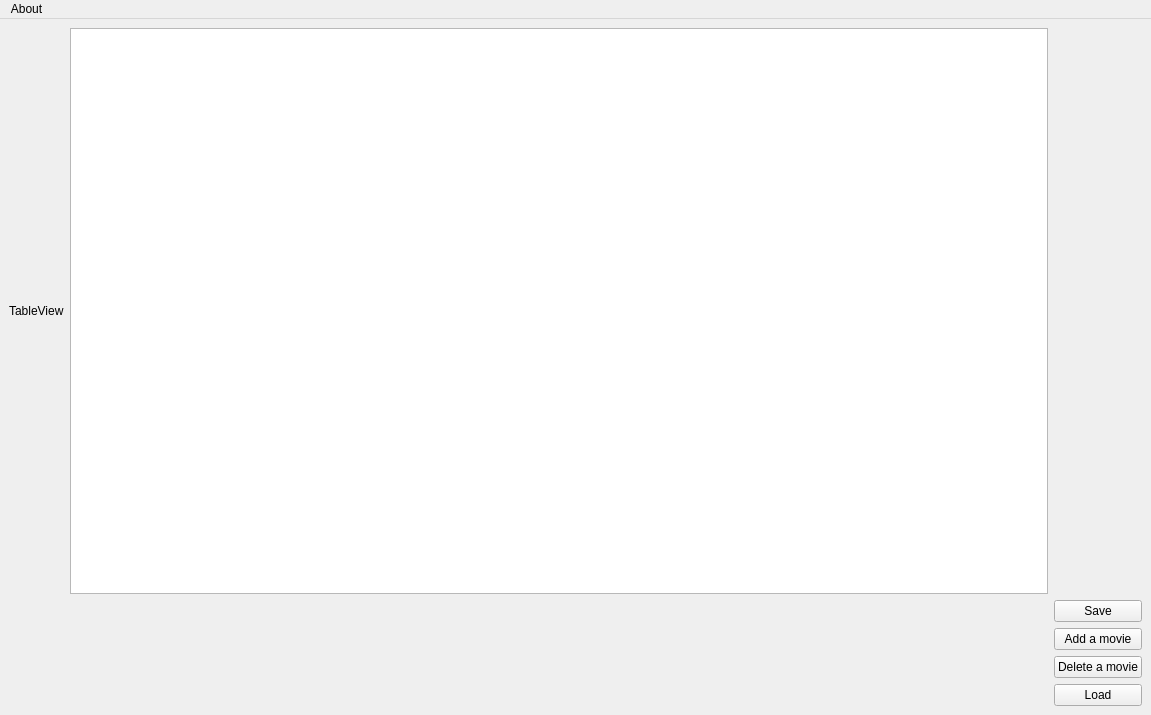
<?xml version="1.0" encoding="UTF-8"?>
<ui version="4.0">
 <class>MainWindow</class>
 <widget class="QMainWindow" name="MainWindow">
  <property name="geometry">
   <rect>
    <x>0</x>
    <y>0</y>
    <width>1151</width>
    <height>715</height>
   </rect>
  </property>
  <property name="windowTitle">
   <string>Hello world GUI Application</string>
  </property>
  <widget class="QWidget" name="centralwidget">
   <property name="enabled">
    <bool>true</bool>
   </property>
   <layout class="QGridLayout" name="gridLayout">
    <item row="9" column="2">
     <widget class="QPushButton" name="deletePushButton">
      <property name="text">
       <string>Delete a movie</string>
      </property>
     </widget>
    </item>
    <item row="6" column="2">
     <widget class="QPushButton" name="savePushButton">
      <property name="text">
       <string>Save</string>
      </property>
     </widget>
    </item>
    <item row="8" column="2">
     <widget class="QPushButton" name="AddMovieButton">
      <property name="text">
       <string>Add a movie</string>
      </property>
     </widget>
    </item>
    <item row="11" column="2">
     <widget class="QPushButton" name="pushButton">
      <property name="text">
       <string>Load</string>
      </property>
     </widget>
    </item>
    <item row="4" column="0">
     <widget class="QLabel" name="label_2">
      <property name="text">
       <string>TableView</string>
      </property>
     </widget>
    </item>
    <item row="4" column="1">
     <widget class="QTableView" name="tableView">
      <property name="sortingEnabled">
       <bool>true</bool>
      </property>
     </widget>
    </item>
   </layout>
  </widget>
  <widget class="QMenuBar" name="menuBar">
   <property name="geometry">
    <rect>
     <x>0</x>
     <y>0</y>
     <width>1151</width>
     <height>25</height>
    </rect>
   </property>
   <widget class="QMenu" name="menuAbout">
    <property name="title">
     <string>About</string>
    </property>
    <addaction name="actionAbout"/>
   </widget>
   <addaction name="menuAbout"/>
  </widget>
  <action name="actionAbout">
   <property name="text">
    <string>About</string>
   </property>
  </action>
 </widget>
 <resources/>
 <connections>
  <connection>
   <sender>pushButton</sender>
   <signal>clicked()</signal>
   <receiver>MainWindow</receiver>
   <slot>onLoadButtonPushed()</slot>
   <hints>
    <hint type="sourcelabel">
     <x>1139</x>
     <y>671</y>
    </hint>
    <hint type="destinationlabel">
     <x>924</x>
     <y>229</y>
    </hint>
   </hints>
  </connection>
 </connections>
 <slots>
  <slot>onLoadButtonPushed()</slot>
  <slot>setListViewColumn(int)</slot>
 </slots>
</ui>
